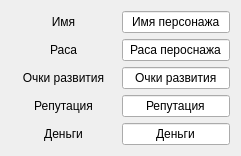
   <widget class="QWidget" name="verticalLayoutWidget">
    <property name="geometry">
     <rect>
      <x>0</x>
      <y>0</y>
      <width>241</width>
      <height>151</height>
     </rect>
    </property>
    <layout class="QVBoxLayout" name="verticalLayout">
     <item>
      <layout class="QHBoxLayout" name="horizontalLayout_2">
       <item>
        <widget class="QLabel" name="label_2">
         <property name="text">
          <string>Имя</string>
         </property>
         <property name="alignment">
          <set>Qt::AlignCenter</set>
         </property>
        </widget>
       </item>
       <item>
        <widget class="QLineEdit" name="name">
         <property name="sizePolicy">
          <sizepolicy hsizetype="Minimum" vsizetype="Fixed">
           <horstretch>0</horstretch>
           <verstretch>0</verstretch>
          </sizepolicy>
         </property>
         <property name="text">
          <string>Имя персонажа</string>
         </property>
         <property name="alignment">
          <set>Qt::AlignCenter</set>
         </property>
        </widget>
       </item>
      </layout>
     </item>
     <item>
      <layout class="QHBoxLayout" name="horizontalLayout_3">
       <item>
        <widget class="QLabel" name="label_3">
         <property name="text">
          <string>Раса</string>
         </property>
         <property name="alignment">
          <set>Qt::AlignCenter</set>
         </property>
        </widget>
       </item>
       <item>
        <widget class="QLineEdit" name="race">
         <property name="sizePolicy">
          <sizepolicy hsizetype="Minimum" vsizetype="Fixed">
           <horstretch>0</horstretch>
           <verstretch>0</verstretch>
          </sizepolicy>
         </property>
         <property name="text">
          <string>Раса пероснажа</string>
         </property>
         <property name="alignment">
          <set>Qt::AlignCenter</set>
         </property>
        </widget>
       </item>
      </layout>
     </item>
     <item>
      <layout class="QHBoxLayout" name="horizontalLayout_4">
       <item>
        <widget class="QLabel" name="label_4">
         <property name="text">
          <string>Очки развития</string>
         </property>
         <property name="alignment">
          <set>Qt::AlignCenter</set>
         </property>
        </widget>
       </item>
       <item>
        <widget class="QLineEdit" name="point_exp">
         <property name="sizePolicy">
          <sizepolicy hsizetype="Minimum" vsizetype="Fixed">
           <horstretch>0</horstretch>
           <verstretch>0</verstretch>
          </sizepolicy>
         </property>
         <property name="text">
          <string>Очки развития</string>
         </property>
         <property name="alignment">
          <set>Qt::AlignCenter</set>
         </property>
        </widget>
       </item>
      </layout>
     </item>
     <item>
      <layout class="QHBoxLayout" name="horizontalLayout">
       <item>
        <widget class="QLabel" name="label">
         <property name="text">
          <string>Репутация</string>
         </property>
         <property name="alignment">
          <set>Qt::AlignCenter</set>
         </property>
        </widget>
       </item>
       <item>
        <widget class="QLineEdit" name="reputation">
         <property name="sizePolicy">
          <sizepolicy hsizetype="Minimum" vsizetype="Fixed">
           <horstretch>0</horstretch>
           <verstretch>0</verstretch>
          </sizepolicy>
         </property>
         <property name="text">
          <string>Репутация</string>
         </property>
         <property name="alignment">
          <set>Qt::AlignCenter</set>
         </property>
        </widget>
       </item>
      </layout>
     </item>
     <item>
      <layout class="QHBoxLayout" name="horizontalLayout_5">
       <item>
        <widget class="QLabel" name="label_5">
         <property name="text">
          <string>Деньги</string>
         </property>
         <property name="alignment">
          <set>Qt::AlignCenter</set>
         </property>
        </widget>
       </item>
       <item>
        <widget class="QLineEdit" name="money">
         <property name="sizePolicy">
          <sizepolicy hsizetype="Minimum" vsizetype="Fixed">
           <horstretch>0</horstretch>
           <verstretch>0</verstretch>
          </sizepolicy>
         </property>
         <property name="text">
          <string>Деньги</string>
         </property>
         <property name="alignment">
          <set>Qt::AlignCenter</set>
         </property>
        </widget>
       </item>
      </layout>
     </item>
    </layout>
   </widget>
